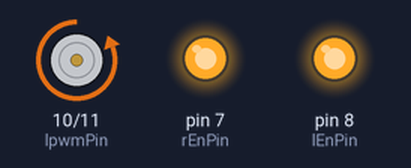
Recording of a sketch running on a simulated Arduino Uno, built with avr-gcc and run on an emulated ATmega328P. Shown: motor-driver pin pairs drawn as motors (green arrow = first pin HIGH = forward, orange = second pin HIGH = backward, longer = more drive), output pins drawn as LEDs (lit = HIGH).

Above: at 1.0 s.
At 4.0 s:
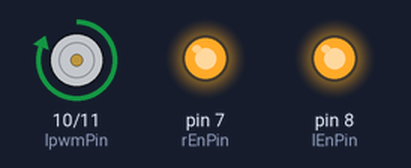
At 6.5 s:
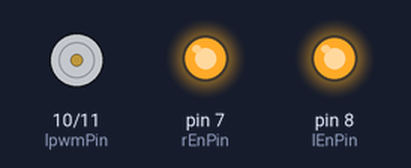
Timing chart, 0 to 10.4 s (numbered marks = the images above):
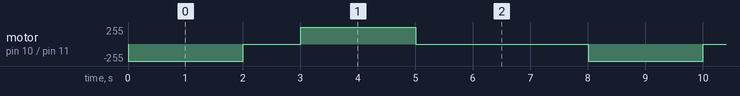

Measured:
- by itself, motor on pin 10 (lpwmPin) / pin 11 (rpwmPin): repeats every 8.0 s: stopped 1.0 s, forward 255/255 2.0 s, stopped 3.0 s, backward 255/255 2.0 s

The sketch:

wMotorTest1.ino
```cpp
int rpwmPin = 11;
int lpwmPin = 10;

int rEnPin = 7;
int lEnPin = 8;

void setup() {
  pinMode(rpwmPin, OUTPUT);
  pinMode(lpwmPin, OUTPUT);
  pinMode(rEnPin, OUTPUT);
  pinMode(lEnPin, OUTPUT);

  // Beide Enable-Pins aktivieren
  digitalWrite(rEnPin, HIGH);
  digitalWrite(lEnPin, HIGH);
}

void loop() {
  // Vorwärts
  analogWrite(rpwmPin, 255);
  analogWrite(lpwmPin, 0);
  delay(2000);

  // Stop
  analogWrite(rpwmPin, 0);
  analogWrite(lpwmPin, 0);
  delay(1000);

  // Rückwärts
  analogWrite(rpwmPin, 0);
  analogWrite(lpwmPin, 255);
  delay(2000);

  // Stop
  analogWrite(rpwmPin, 0);
  analogWrite(lpwmPin, 0);
  delay(3000);
}
```
